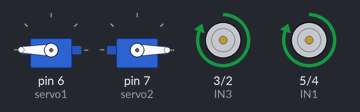
This sketch was run on a simulated Arduino Uno, built with avr-gcc and run on an emulated ATmega328P. Shown: 2 × servo, motor-driver pin pairs drawn as motors (green arrow = first pin HIGH = forward, orange = second pin HIGH = backward, longer = more drive).

Above: at 0.1 s.
At 11.1 s:
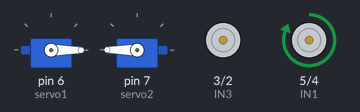
At 18.1 s:
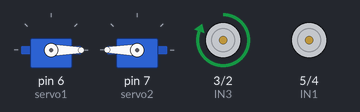
At 21.1 s:
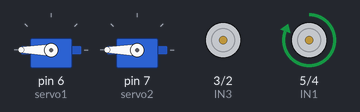
At 27.1 s:
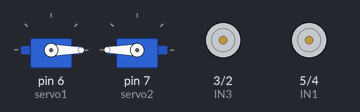
At 38.1 s:
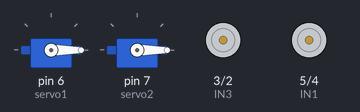
Timing chart, 0 to 39.6 s (numbered marks = the images above):
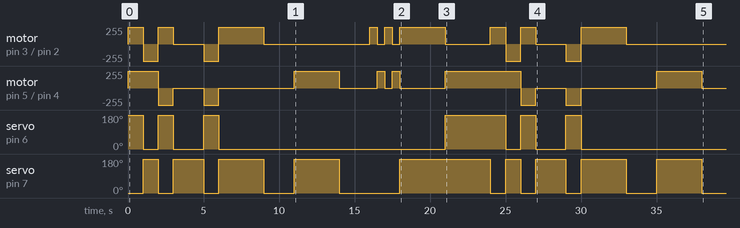

The sketch:

Motor_Driver_dan_Servo.ino
```cpp
#include <Servo.h>
//Driver motor Driver L298N
Servo servo1;
Servo servo2;
int IN1 = 5;
int IN2 = 4;
int IN3 = 3;
int IN4 = 2;

void setup() {
  servo1.attach(6);
  servo2.attach(7);
  servo1.write(0);
  servo2.write(0);
  pinMode (IN1, OUTPUT);
  pinMode (IN2, OUTPUT);
  pinMode (IN3, OUTPUT);
  pinMode (IN4, OUTPUT);
}

void loop() {
  servo1.write(180);
  servo2.write(0);
  digitalWrite (IN1, HIGH);
  digitalWrite (IN2, LOW);
  digitalWrite (IN3, HIGH);
  digitalWrite (IN4, LOW);
  delay (1000);

  servo1.write(0);
  servo2.write(180);
  digitalWrite (IN1, HIGH);
  digitalWrite (IN2, LOW);
  digitalWrite (IN3, LOW);
  digitalWrite (IN4, HIGH);
  delay (1000);

  servo1.write(180);
  servo2.write(0);
  digitalWrite (IN1, LOW);
  digitalWrite (IN2, HIGH);
  digitalWrite (IN3, HIGH);
  digitalWrite (IN4, LOW);
  delay (1000);

  servo1.write(0);
  servo2.write(180);
  digitalWrite (IN1, LOW);
  digitalWrite (IN2, LOW);
  digitalWrite (IN3, LOW);
  digitalWrite (IN4, LOW);
  delay (2000);

  servo1.write(180);
  servo2.write(0);
  digitalWrite (IN1, LOW);
  digitalWrite (IN2, HIGH);
  digitalWrite (IN3, LOW);
  digitalWrite (IN4, HIGH);
  delay (1000);

  servo1.write(0);
  servo2.write(180);
  digitalWrite (IN1, LOW);
  digitalWrite (IN2, LOW);
  digitalWrite (IN3, HIGH);
  digitalWrite (IN4, LOW);
  delay (3000);

  servo1.write(0);
  servo2.write(0);
  digitalWrite (IN1, LOW);
  digitalWrite (IN2, LOW);
  digitalWrite (IN3, LOW);
  digitalWrite (IN4, LOW);
  delay (2000);

  servo1.write(0);
  servo2.write(180);
  digitalWrite (IN1, HIGH);
  digitalWrite (IN2, LOW);
  digitalWrite (IN3, LOW);
  digitalWrite (IN4, LOW);
  delay (3000);

  servo1.write(0);
  servo2.write(0);
  digitalWrite (IN1, LOW);
  digitalWrite (IN2, LOW);
  digitalWrite (IN3, LOW);
  digitalWrite (IN4, LOW);
  delay (2000);

  servo1.write(0);
  servo2.write(0);
  digitalWrite (IN1, LOW);
  digitalWrite (IN2, LOW);
  digitalWrite (IN3, HIGH);
  digitalWrite (IN4, LOW);
  delay (500);

  servo1.write(0);
  servo2.write(0);
  digitalWrite (IN1, HIGH);
  digitalWrite (IN2, LOW);
  digitalWrite (IN3, LOW);
  digitalWrite (IN4, LOW);
  delay (500);

  servo1.write(0);
  servo2.write(0);
  digitalWrite (IN1, LOW);
  digitalWrite (IN2, LOW);
  digitalWrite (IN3, HIGH);
  digitalWrite (IN4, LOW);
  delay (500);

  servo1.write(0);
  servo2.write(0);
  digitalWrite (IN1, HIGH);
  digitalWrite (IN2, LOW);
  digitalWrite (IN3, LOW);
  digitalWrite (IN4, LOW);
  delay (500);

  servo1.write(0);
  servo2.write(180);
  digitalWrite (IN1, LOW);
  digitalWrite (IN2, LOW);
  digitalWrite (IN3, HIGH);
  digitalWrite (IN4, LOW);
  delay (3000);

  servo1.write(180);
  servo2.write(180);
  digitalWrite (IN1, HIGH);
  digitalWrite (IN2, LOW);
  digitalWrite (IN3, LOW);
  digitalWrite (IN4, LOW);
  delay (3000);
}
```

Measured:
- by itself, servo on pin 6 (servo1): 180° → 0° at 1.0 s, → 180° 1.0 s later, → 0° 1.0 s later, → 180° 2.0 s later, … (11 changes in this stretch)
- by itself, servo on pin 7 (servo2): 0° → 180° at 1.0 s, → 0° 1.0 s later, → 180° 1.0 s later, → 0° 2.0 s later, … (18 changes in this stretch)
- by itself, motor on pin 3 (IN3) / pin 2 (IN4): stopped → forward 255/255 at 0.00 s, → backward 255/255 1.0 s later, → forward 255/255 1.0 s later, → stopped 1.0 s later, … (20 changes in this stretch)
- by itself, motor on pin 5 (IN1) / pin 4 (IN2): stopped → forward 255/255 at 0.00 s, → backward 255/255 2.0 s later, → stopped 1.0 s later, → backward 255/255 2.0 s later, … (18 changes in this stretch)
